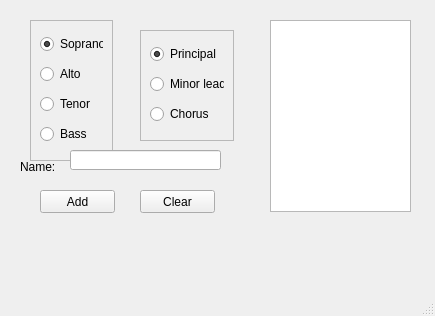
<?xml version="1.0" encoding="UTF-8"?>
<ui version="4.0">
 <class>MainWindow</class>
 <widget class="QMainWindow" name="MainWindow">
  <property name="geometry">
   <rect>
    <x>0</x>
    <y>0</y>
    <width>435</width>
    <height>316</height>
   </rect>
  </property>
  <property name="windowTitle">
   <string>Cast selection</string>
  </property>
  <widget class="QWidget" name="centralwidget">
   <widget class="QFrame" name="frame">
    <property name="geometry">
     <rect>
      <x>30</x>
      <y>20</y>
      <width>83</width>
      <height>141</height>
     </rect>
    </property>
    <property name="frameShape">
     <enum>QFrame::StyledPanel</enum>
    </property>
    <property name="frameShadow">
     <enum>QFrame::Raised</enum>
    </property>
    <layout class="QGridLayout" name="gridLayout">
     <item row="0" column="0">
      <widget class="VoiceButton" name="Soprano">
       <property name="text">
        <string>Soprano</string>
       </property>
       <property name="checked">
        <bool>true</bool>
       </property>
      </widget>
     </item>
     <item row="1" column="0">
      <widget class="VoiceButton" name="alto">
       <property name="text">
        <string>Alto</string>
       </property>
      </widget>
     </item>
     <item row="2" column="0">
      <widget class="VoiceButton" name="tenor">
       <property name="text">
        <string>Tenor</string>
       </property>
      </widget>
     </item>
     <item row="3" column="0">
      <widget class="VoiceButton" name="bass">
       <property name="text">
        <string>Bass</string>
       </property>
      </widget>
     </item>
    </layout>
   </widget>
   <widget class="QPushButton" name="addButton">
    <property name="geometry">
     <rect>
      <x>40</x>
      <y>190</y>
      <width>75</width>
      <height>23</height>
     </rect>
    </property>
    <property name="text">
     <string>Add</string>
    </property>
   </widget>
   <widget class="QPushButton" name="clearButton">
    <property name="geometry">
     <rect>
      <x>140</x>
      <y>190</y>
      <width>75</width>
      <height>23</height>
     </rect>
    </property>
    <property name="text">
     <string>Clear</string>
    </property>
   </widget>
   <widget class="QFrame" name="frame_2">
    <property name="geometry">
     <rect>
      <x>140</x>
      <y>30</y>
      <width>94</width>
      <height>111</height>
     </rect>
    </property>
    <property name="frameShape">
     <enum>QFrame::StyledPanel</enum>
    </property>
    <property name="frameShadow">
     <enum>QFrame::Raised</enum>
    </property>
    <layout class="QGridLayout" name="gridLayout_2">
     <item row="0" column="0">
      <widget class="RoleButton" name="Princ">
       <property name="text">
        <string>Principal</string>
       </property>
       <property name="checked">
        <bool>true</bool>
       </property>
      </widget>
     </item>
     <item row="1" column="0">
      <widget class="RoleButton" name="minorlead">
       <property name="text">
        <string>Minor lead</string>
       </property>
      </widget>
     </item>
     <item row="2" column="0">
      <widget class="RoleButton" name="chorus">
       <property name="text">
        <string>Chorus</string>
       </property>
      </widget>
     </item>
    </layout>
   </widget>
   <widget class="QLabel" name="label">
    <property name="geometry">
     <rect>
      <x>20</x>
      <y>160</y>
      <width>47</width>
      <height>14</height>
     </rect>
    </property>
    <property name="text">
     <string>Name:</string>
    </property>
   </widget>
   <widget class="QLineEdit" name="charname">
    <property name="geometry">
     <rect>
      <x>70</x>
      <y>150</y>
      <width>151</width>
      <height>20</height>
     </rect>
    </property>
   </widget>
   <widget class="QListWidget" name="nameList">
    <property name="geometry">
     <rect>
      <x>270</x>
      <y>20</y>
      <width>141</width>
      <height>192</height>
     </rect>
    </property>
   </widget>
  </widget>
  <widget class="QStatusBar" name="statusbar"/>
 </widget>
 <customwidgets>
  <customwidget>
   <class>RoleButton</class>
   <extends>QRadioButton</extends>
   <header location="global">rolebutton.h</header>
  </customwidget>
  <customwidget>
   <class>VoiceButton</class>
   <extends>QRadioButton</extends>
   <header location="global">voicebutton.h</header>
  </customwidget>
 </customwidgets>
 <resources/>
 <connections/>
</ui>
